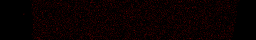
#> input picture _datasets/deepcardio/example_dataset/im00140.tif, 256 x 40 px
$ python makeMovie.py ../../_datasets/deepcardio/example_dataset
#> lines starting #> are read from the running program, lines starting #| are printed output that depends on the picture
import cv2
import os
import sys

if __name__=='__main__':
    image_folder = sys.argv[1]
    video_name = f'{image_folder}.avi'
    videoSize = 4

    images = sorted(img for img in os.listdir(image_folder) if img.endswith(".tif"))
    frame = cv2.imread(os.path.join(image_folder, images[0]))
#> frame is the input picture: shape (40, 256, 3); mean B, G, R 0, 0, 9.9
    height, width, layers = frame.shape
#> height = 40; width = 256; layers = 3

    videoWidth = width * videoSize
#> videoWidth = 1024
    videoHeight = height * videoSize
#> videoHeight = 160
    video = cv2.VideoWriter(video_name, 0, 30, (videoWidth, videoHeight))

    for idx, image in enumerate(images):
        im = (cv2.imread(os.path.join(image_folder, image)) * 1.5).astype('uint8')
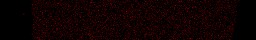
#> im: shape (40, 256, 3); mean B, G, R 0, 0, 14.8
        # cv2.putText(im, str(idx), (15, 15), cv2.FONT_HERSHEY_SIMPLEX, .25, (255,255,255))
        video.write(cv2.resize(im, (videoWidth, videoHeight)))
#> pass 2 of the loop `for idx, image in enumerate(images):`:
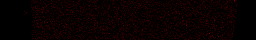
#> input picture _datasets/deepcardio/example_dataset/im00141.tif, 256 x 40 px
#> `im = (cv2.imread(os.path.join(image_folder, image)) * 1.5).astype('uin..`:
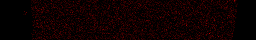
#> im: shape (40, 256, 3); mean B, G, R 0, 0, 14.7

    cv2.destroyAllWindows()
    video.release()
